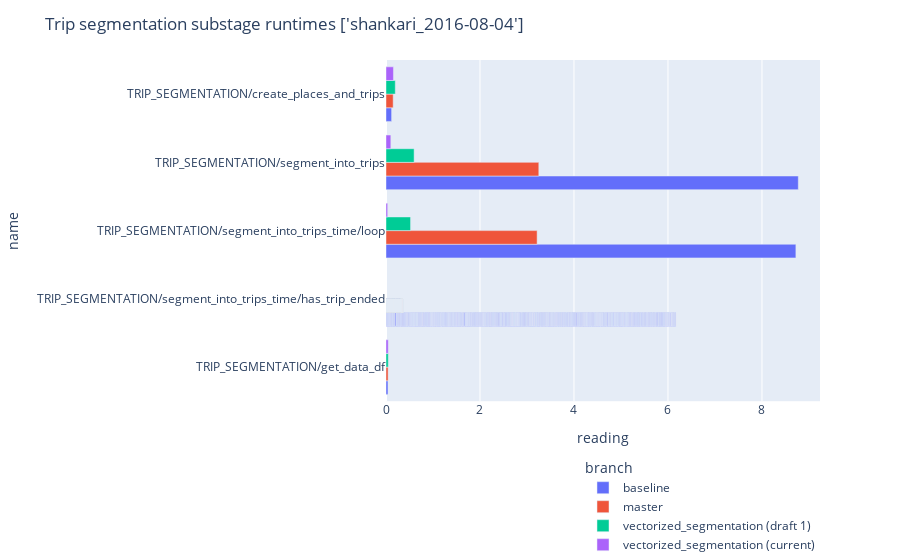

The cell this chart's notebook holds for it:
### Code cell
trip_segmentation_df = pipeline_stats_df[
    pipeline_stats_df['name'].str.contains('TRIP_SEGMENTATION/')
]
fig = px.bar(
    trip_segmentation_df,
    y="name",
    x="reading",
    color="branch",
    orientation="h",
)
fig.update_layout(
    title=f"Trip segmentation substage runtimes {DAYS}",
    barmode='group',
    legend=dict(yref="container", xanchor="right", x=1, y=0),
)
fig.show()

### Figure 1 — Plotly figure (JSON) as saved in the notebook; plotly's stock layout.template omitted (floating-point values rounded to 4 significant figures; data arrays with more than 128 entries replaced by an {"elided": "..."} marker saying what was removed)
{"data": [{"hovertemplate": "branch=baseline<br>reading=%{x}<br>name=%{y}<extra></extra>", "legendgroup": "baseline", "marker": {"color": "#636efa", "pattern": {"shape": ""}}, "name": "baseline", "orientation": "h", "showlegend": true, "textposition": "auto", "type": "bar", "x": {"elided": "755 float values"}, "xaxis": "x", "y": {"elided": "755 str values"}, "yaxis": "y"}, {"hovertemplate": "branch=master<br>reading=%{x}<br>name=%{y}<extra></extra>", "legendgroup": "master", "marker": {"color": "#EF553B", "pattern": {"shape": ""}}, "name": "master", "orientation": "h", "showlegend": true, "textposition": "auto", "type": "bar", "x": {"elided": "755 float values"}, "xaxis": "x", "y": {"elided": "755 str values"}, "yaxis": "y"}, {"hovertemplate": "branch=vectorized_segmentation (draft 1)<br>reading=%{x}<br>name=%{y}<extra></extra>", "legendgroup": "vectorized_segmentation (draft 1)", "marker": {"color": "#00cc96", "pattern": {"shape": ""}}, "name": "vectorized_segmentation (draft 1)", "orientation": "h", "showlegend": true, "textposition": "auto", "type": "bar", "x": [0.1974, 0.5983, 0.5226, 0.04842], "xaxis": "x", "y": ["TRIP_SEGMENTATION/create_places_and_trips", "TRIP_SEGMENTATION/segment_into_trips", "TRIP_SEGMENTATION/segment_into_trips_time/loop", "TRIP_SEGMENTATION/get_data_df"], "yaxis": "y"}, {"hovertemplate": "branch=vectorized_segmentation (current)<br>reading=%{x}<br>name=%{y}<extra></extra>", "legendgroup": "vectorized_segmentation (current)", "marker": {"color": "#ab63fa", "pattern": {"shape": ""}}, "name": "vectorized_segmentation (current)", "orientation": "h", "showlegend": true, "textposition": "auto", "type": "bar", "x": [0.1585, 0.1028, 0.0356, 0.04768], "xaxis": "x", "y": ["TRIP_SEGMENTATION/create_places_and_trips", "TRIP_SEGMENTATION/segment_into_trips", "TRIP_SEGMENTATION/segment_into_trips_time/loop", "TRIP_SEGMENTATION/get_data_df"], "yaxis": "y"}], "layout": {"barmode": "group", "legend": {"title": {"text": "branch"}, "tracegroupgap": 0, "x": 1, "xanchor": "right", "y": 0, "yref": "container"}, "margin": {"t": 60}, "title": {"text": "Trip segmentation substage runtimes ['shankari_2016-08-04']"}, "xaxis": {"anchor": "y", "domain": [0, 1], "title": {"text": "reading"}}, "yaxis": {"anchor": "x", "domain": [0, 1], "title": {"text": "name"}}}}
